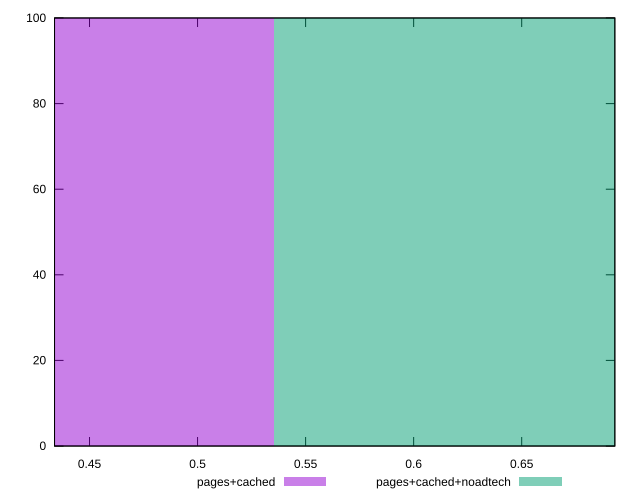

Generate this figure with gnuplot:
reset

$pagesCached <<EOF
0.4283262855504794 100
EOF

$pagesCachedNoadtech <<EOF
0.6424894283257191 100
EOF

set key outside below
set boxwidth 0.2141631427752397
set xrange [0.43380951080352015:0.6930937364456927]
set yrange [0:100]
set trange [0:100]
set style fill transparent solid 0.5 noborder
set terminal svg size 640, 500 enhanced background rgb 'white'
set output "report_00018_2021-02-10T15-25-16.877Z/meta/pScore/comparison/histogram/1_vs_2.svg"

plot $pagesCached title "pages+cached" with boxes, \
     $pagesCachedNoadtech title "pages+cached+noadtech" with boxes

reset
